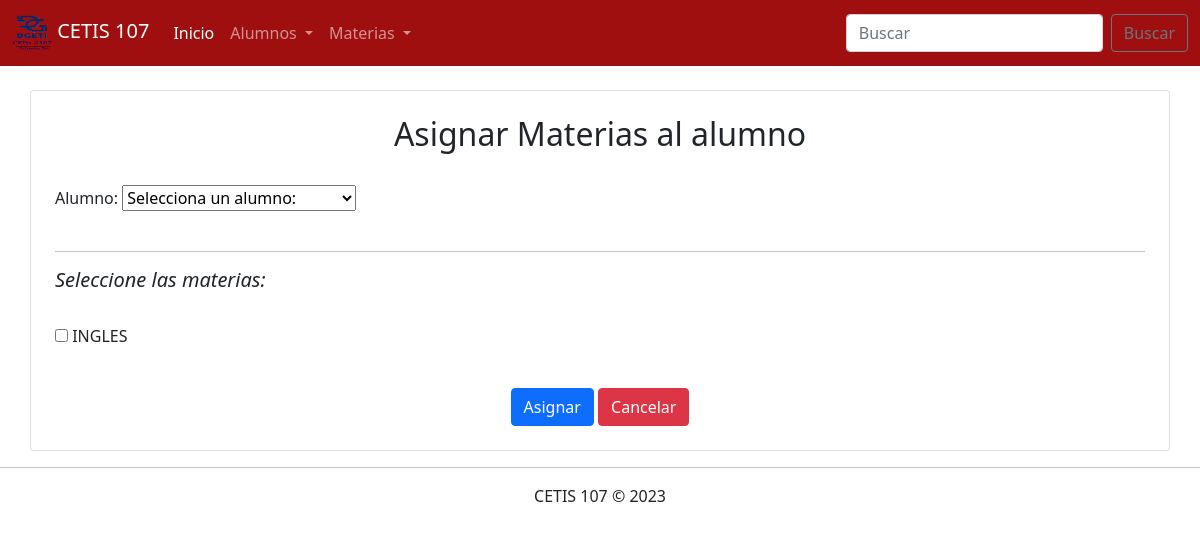
/Parcial3/AsignarMaterias.php, run on an earlier commit of the app's database.
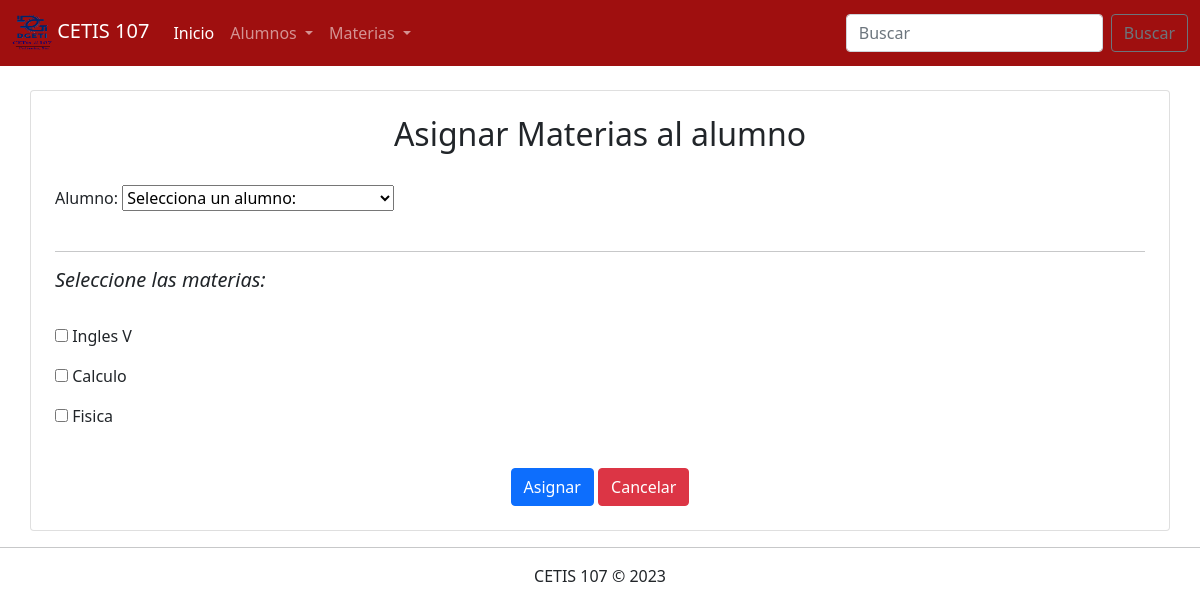
And on a later commit of the database.
### tables this page shows
CREATE TABLE `materias` (
  `id` int(11) NOT NULL,
  `nombre` varchar(100) NOT NULL,
  `semestre` int(11) NOT NULL,
  `especialidad` varchar(50) NOT NULL
);

### Parcial3/AsignarMaterias.php (the view, shortened to what this page needs)
<!DOCTYPE html>
<html lang="en">
<head>
    <link rel="stylesheet" href="css/bootstrap.css">
</head>
<body>
    <?php
        include 'menu.php';
        include 'conexion.php';
        $sql_alumnos = "SELECT * FROM alumnos";
        $sql_materias = "SELECT * FROM materias";
        $datos_alumnos = $conexion->query($sql_alumnos);
        $datos_materias = $conexion->query($sql_materias);
    ?>
    <div class="container"><br>
        <div class="row">
            <div class="col-12 card p-4">
            <center><h2>Asignar Materias al alumno</h2></center><br>
                <form action="GuardarAsignacion.php" method="POST">
                    <label for="">Alumno:</label>
                    <select name="alumno" id="form-control" >
                        <option value="">Selecciona un alumno:</option>
                    </select>
                    <br><br><hr>
                <i><h5>Seleccione las materias:</h5></i><br>
                    <?php
                        if($datos_materias->num_rows > 0) {
                            while($registro = $datos_materias->fetch_assoc()){  ?>
                             <p><input type="checkbox" name="materias[]" value="<?php echo $registro["id"]; ?>"> <?php echo $registro["nombre"]; ?></p>
                        <?php } } ?>
                    <div><br>
                        <center><input type="submit" class="btn btn-primary" value="Asignar">
                        <a href="" class="btn btn-danger">Cancelar</a></center>
                    </div>
                </form>
            </div>
        </div>
    </div>
<footer class="text-center">
        <hr>
        CETIS 107 &copy; 2023
    </footer>
</body>
</html>

What changed in the data, as far as the page shows it:
changed materias: nombre "INGLES" → "Ingles V"
added materias: nombre "Calculo"
added materias: nombre "Fisica"
